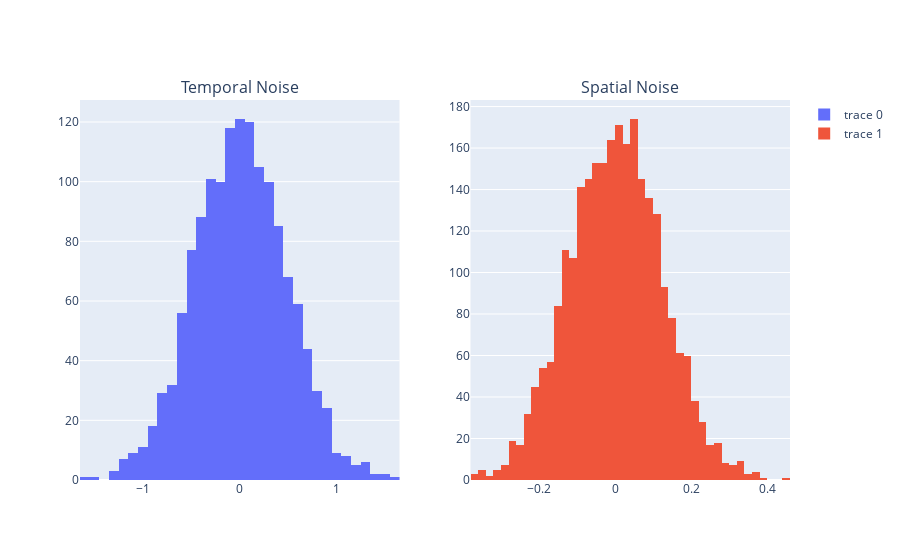

Notebook source saved alongside this figure:
### Markdown cell above
There does not seem to be any correlation across sources for the noise matrices.

### Code cell
noise_hist = make_subplots(rows = 1, cols = 2,
                          subplot_titles = ('Temporal Noise', 'Spatial Noise'))

noise_hist.add_trace(go.Histogram(x = np.ravel(temporalNoise)),
                    row = 1, col = 1)
noise_hist.add_trace(go.Histogram(x = np.ravel(spatialNoise)),
                    row = 1, col = 2)
noise_hist.show()

### Figure 1 — Plotly figure (JSON) as saved in the notebook; plotly's stock layout.template omitted (floating-point values rounded to 4 significant figures; data arrays with more than 128 entries replaced by an {"elided": "..."} marker saying what was removed)
{"data": [{"type": "histogram", "x": {"elided": "1440 float values"}, "xaxis": "x", "yaxis": "y"}, {"type": "histogram", "x": {"elided": "2646 float values"}, "xaxis": "x2", "yaxis": "y2"}], "layout": {"annotations": [{"font": {"size": 16}, "showarrow": false, "text": "Temporal Noise", "x": 0.225, "xanchor": "center", "xref": "paper", "y": 1, "yanchor": "bottom", "yref": "paper"}, {"font": {"size": 16}, "showarrow": false, "text": "Spatial Noise", "x": 0.775, "xanchor": "center", "xref": "paper", "y": 1, "yanchor": "bottom", "yref": "paper"}], "xaxis": {"anchor": "y", "domain": [0, 0.45]}, "xaxis2": {"anchor": "y2", "domain": [0.55, 1]}, "yaxis": {"anchor": "x", "domain": [0, 1]}, "yaxis2": {"anchor": "x2", "domain": [0, 1]}}}
